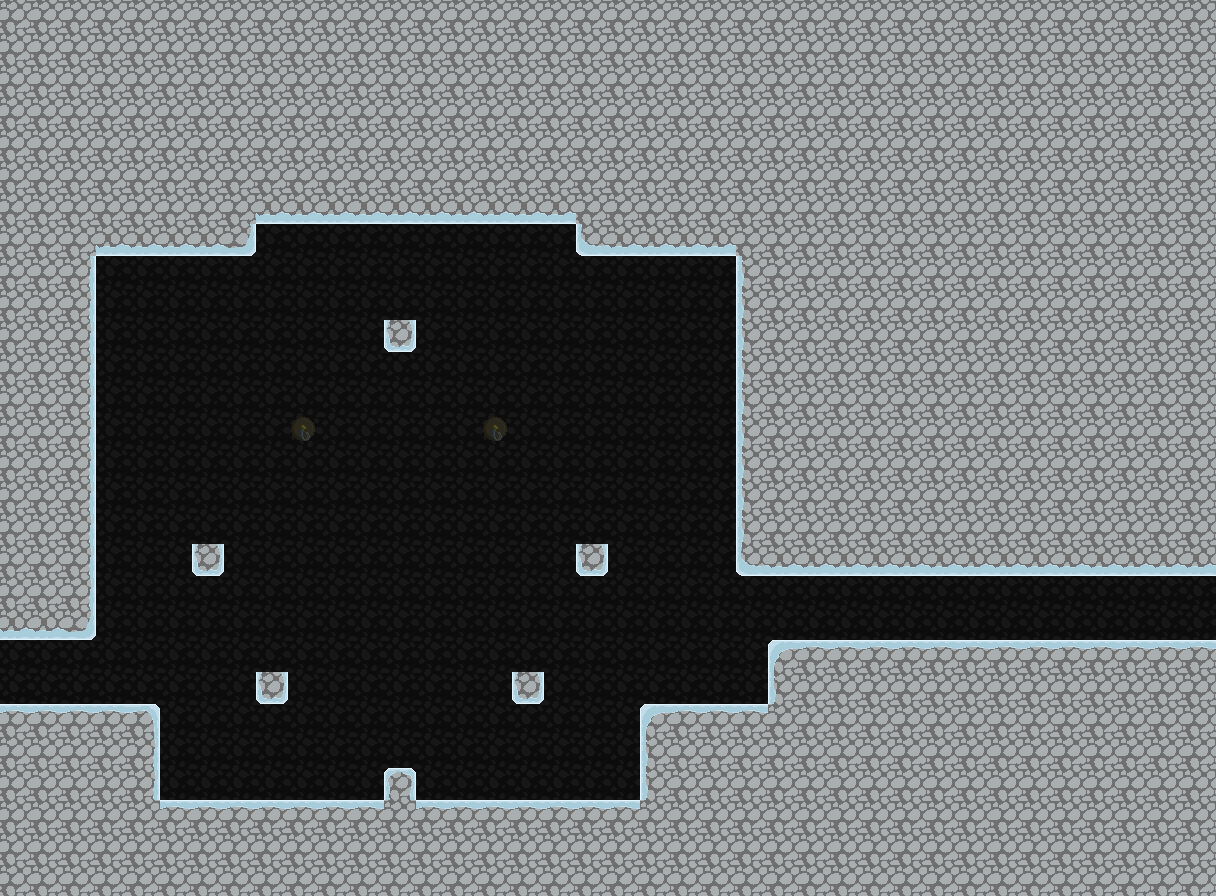

This is a level from a 2D game, rendered from its Tiled map with the project's own tilesets. A one-line summary and the complete map file follow:
An orthogonal 38x28 tile map with 32x32 px tiles, 2 tile layers (tilemap, foreground) and 15 objects (6x lever, 6x door, 2x travelPoint, jadedragon).

<map version="1.0" orientation="orthogonal" width="38" height="28" tilewidth="32" tileheight="32">
 <tileset firstgid="1" name="tilemap" tilewidth="32" tileheight="32">
  <image source="gfx/tilemap.png" width="192" height="320" />
 </tileset>
 <layer name="tilemap" width="38" height="28" opacity="0.34">
  <data encoding="csv">
9,9,9,9,9,9,9,9,9,9,9,9,9,9,9,9,9,9,9,9,9,9,9,9,9,9,9,9,9,9,9,9,9,9,9,9,9,9,
9,9,9,9,9,9,9,9,9,9,9,9,9,9,9,9,9,9,9,9,9,9,9,9,9,9,9,9,9,9,9,9,9,9,9,9,9,9,
9,9,9,9,9,9,9,9,9,9,9,9,9,9,9,9,9,9,9,9,9,9,9,9,9,9,9,9,9,9,9,9,9,9,9,9,9,9,
9,9,9,9,9,9,9,9,9,9,9,9,9,9,9,9,9,9,9,9,9,9,9,9,9,9,9,9,9,9,9,9,9,9,9,9,9,9,
9,9,9,9,9,9,9,9,9,9,9,9,9,9,9,9,9,9,9,9,9,9,9,9,9,9,9,9,9,9,9,9,9,9,9,9,9,9,
9,9,9,9,9,9,9,9,9,9,9,9,9,9,9,9,9,9,9,9,9,9,9,9,9,9,9,9,9,9,9,9,9,9,9,9,9,9,
9,9,9,9,9,9,9,9,9,9,9,9,9,9,9,9,9,9,9,9,9,9,9,9,9,9,9,9,9,9,9,9,9,9,9,9,9,9,
9,9,9,9,9,9,9,9,9,9,9,9,9,9,9,9,9,9,9,9,9,9,9,9,9,9,9,9,9,9,9,9,9,9,9,9,9,9,
9,9,9,9,9,9,9,9,9,9,9,9,9,9,9,9,9,9,9,9,9,9,9,9,9,9,9,9,9,9,9,9,9,9,9,9,9,9,
9,9,9,9,9,9,9,9,9,9,9,9,9,9,9,9,9,9,9,9,9,9,9,9,9,9,9,9,9,9,9,9,9,9,9,9,9,9,
9,9,9,9,9,9,9,9,9,9,9,9,9,9,9,9,9,9,9,9,9,9,9,9,9,9,9,9,9,9,9,9,9,9,9,9,9,9,
9,9,9,9,9,9,9,9,9,9,9,9,9,9,9,9,9,9,9,9,9,9,9,9,9,9,9,9,9,9,9,9,9,9,9,9,9,9,
9,9,9,9,9,9,9,9,9,9,9,9,9,9,9,9,9,9,9,9,9,9,9,9,9,9,9,9,9,9,9,9,9,9,9,9,9,9,
9,9,9,9,9,9,9,9,9,40,9,9,9,9,9,40,9,9,9,9,9,9,9,9,9,9,9,9,9,9,9,9,9,9,9,9,9,9,
9,9,9,9,9,9,9,9,9,9,9,9,9,9,9,9,9,9,9,9,9,9,9,9,9,9,9,9,9,9,9,9,9,9,9,9,9,9,
9,9,9,9,9,9,9,9,9,9,9,9,9,9,9,9,9,9,9,9,9,9,9,9,9,9,9,9,9,9,9,9,9,9,9,9,9,9,
9,9,9,9,9,9,9,9,9,9,9,9,9,9,9,9,9,9,9,9,9,9,9,9,9,9,9,9,9,9,9,9,9,9,9,9,9,9,
9,9,9,9,9,9,9,9,9,9,9,9,9,9,9,9,9,9,9,9,9,9,9,9,9,9,9,9,9,9,9,9,9,9,9,9,9,9,
9,9,9,9,9,9,9,9,9,9,9,9,9,9,9,9,9,9,9,9,9,9,9,9,9,9,9,9,9,9,9,9,9,9,9,9,9,9,
9,9,9,9,9,9,9,9,9,9,9,9,9,9,9,9,9,9,9,9,9,9,9,9,9,9,9,9,9,9,9,9,9,9,9,9,9,9,
9,9,9,9,9,9,9,9,9,9,9,9,9,9,9,9,9,9,9,9,9,9,9,9,9,9,9,9,9,9,9,9,9,9,9,9,9,9,
9,9,9,9,9,9,9,9,9,9,9,9,9,9,9,9,9,9,9,9,9,9,9,9,9,9,9,9,9,9,9,9,9,9,9,9,9,9,
9,9,9,9,9,9,9,9,9,9,9,9,9,9,9,9,9,9,9,9,9,9,9,9,9,9,9,9,9,9,9,9,9,9,9,9,9,9,
9,9,9,9,9,9,9,9,9,9,9,9,9,9,9,9,9,9,9,9,9,9,9,9,9,9,9,9,9,9,9,9,9,9,9,9,9,9,
9,9,9,9,9,9,9,9,9,9,9,9,9,9,9,9,9,9,9,9,9,9,9,9,9,9,9,9,9,9,9,9,9,9,9,9,9,9,
9,9,9,9,9,9,9,9,9,9,9,9,9,9,9,9,9,9,9,9,9,9,9,9,9,9,9,9,9,9,9,9,9,9,9,9,9,9,
9,9,9,9,9,9,9,9,9,9,9,9,9,9,9,9,9,9,9,9,9,9,9,9,9,9,9,9,9,9,9,9,9,9,9,9,9,9,
9,9,9,9,9,9,9,9,9,9,9,9,9,9,9,9,9,9,9,9,9,9,9,9,9,9,9,9,9,9,9,9,9,9,9,9,9,9
</data>
 </layer>
 <layer name="foreground" width="38" height="28">
  <data encoding="csv">
11,11,11,11,11,11,11,11,11,11,11,11,11,11,11,11,11,11,11,11,11,11,11,11,11,11,11,11,11,11,11,11,11,11,11,11,11,11,
11,11,11,11,11,11,11,11,11,11,11,11,11,11,11,11,11,11,11,11,11,11,11,11,11,11,11,11,11,11,11,11,11,11,11,11,11,11,
11,11,11,11,11,11,11,11,11,11,11,11,11,11,11,11,11,11,11,11,11,11,11,11,11,11,11,11,11,11,11,11,11,11,11,11,11,11,
11,11,11,11,11,11,11,11,11,11,11,11,11,11,11,11,11,11,11,11,11,11,11,11,11,11,11,11,11,11,11,11,11,11,11,11,11,11,
11,11,11,11,11,11,11,11,11,11,11,11,11,11,11,11,11,11,11,11,11,11,11,11,11,11,11,11,11,11,11,11,11,11,11,11,11,11,
11,11,11,11,11,11,11,11,11,11,11,11,11,11,11,11,11,11,11,11,11,11,11,11,11,11,11,11,11,11,11,11,11,11,11,11,11,11,
11,11,11,11,11,11,11,11,17,17,17,17,17,17,17,17,17,17,11,11,11,11,11,11,11,11,11,11,11,11,11,11,11,11,11,11,11,11,
11,11,11,17,17,17,17,18,0,0,0,0,0,0,0,0,0,0,16,17,17,17,17,11,11,11,11,11,11,11,11,11,11,11,11,11,11,11,
11,11,12,0,0,0,0,0,0,0,0,0,0,0,0,0,0,0,0,0,0,0,0,10,11,11,11,11,11,11,11,11,11,11,11,11,11,11,
11,11,12,0,0,0,0,0,0,0,0,0,0,0,0,0,0,0,0,0,0,0,0,10,11,11,11,11,11,11,11,11,11,11,11,11,11,11,
11,11,12,0,0,0,0,0,0,0,0,0,7,0,0,0,0,0,0,0,0,0,0,10,11,11,11,11,11,11,11,11,11,11,11,11,11,11,
11,11,12,0,0,0,0,0,0,0,0,0,0,0,0,0,0,0,0,0,0,0,0,10,11,11,11,11,11,11,11,11,11,11,11,11,11,11,
11,11,12,0,0,0,0,0,0,0,0,0,0,0,0,0,0,0,0,0,0,0,0,10,11,11,11,11,11,11,11,11,11,11,11,11,11,11,
11,11,12,0,0,0,0,0,0,0,0,0,0,0,0,0,0,0,0,0,0,0,0,10,11,11,11,11,11,11,11,11,11,11,11,11,11,11,
11,11,12,0,0,0,0,0,0,0,0,0,0,0,0,0,0,0,0,0,0,0,0,10,11,11,11,11,11,11,11,11,11,11,11,11,11,11,
11,11,12,0,0,0,0,0,0,0,0,0,0,0,0,0,0,0,0,0,0,0,0,10,11,11,11,11,11,11,11,11,11,11,11,11,11,11,
11,11,12,0,0,0,0,0,0,0,0,0,0,0,0,0,0,0,0,0,0,0,0,10,11,11,11,11,11,11,11,11,11,11,11,11,11,11,
11,11,12,0,0,0,7,0,0,0,0,0,0,0,0,0,0,0,7,0,0,0,0,16,17,17,17,17,17,17,17,17,17,17,17,17,17,17,
11,11,12,0,0,0,0,0,0,0,0,0,0,0,0,0,0,0,0,0,0,0,0,0,0,0,0,0,0,0,0,0,0,0,0,0,0,0,
17,17,18,0,0,0,0,0,0,0,0,0,0,0,0,0,0,0,0,0,0,0,0,0,0,0,0,0,0,0,0,0,0,0,0,0,0,0,
0,0,0,0,0,0,0,0,0,0,0,0,0,0,0,0,0,0,0,0,0,0,0,0,4,5,5,5,5,5,5,5,5,5,5,5,5,5,
0,0,0,0,0,0,0,0,7,0,0,0,0,0,0,0,7,0,0,0,0,0,0,0,10,11,11,11,11,11,11,11,11,11,11,11,11,11,
5,5,5,5,6,0,0,0,0,0,0,0,0,0,0,0,0,0,0,0,4,5,5,5,11,11,11,11,11,11,11,11,11,11,11,11,11,11,
11,11,11,11,12,0,0,0,0,0,0,0,0,0,0,0,0,0,0,0,10,11,11,11,11,11,11,11,11,11,11,11,11,11,11,11,11,11,
11,11,11,11,12,0,0,0,0,0,0,0,1,0,0,0,0,0,0,0,10,11,11,11,11,11,11,11,11,11,11,11,11,11,11,11,11,11,
11,11,11,11,11,5,5,5,5,5,5,5,11,5,5,5,5,5,5,5,11,11,11,11,11,11,11,11,11,11,11,11,11,11,11,11,11,11,
11,11,11,11,11,11,11,11,11,11,11,11,11,11,11,11,11,11,11,11,11,11,11,11,11,11,11,11,11,11,11,11,11,11,11,11,11,11,
11,11,11,11,11,11,11,11,11,11,11,11,11,11,11,11,11,11,11,11,11,11,11,11,11,11,11,11,11,11,11,11,11,11,11,11,11,11
</data>
 </layer>
 <objectgroup name="objects" width="38" height="28">
  <object name="room6-0to4-0" type="travelPoint" x="0" y="640" width="32" height="64">
   <properties>
    <property name="map" value="room4-0" />
    <property name="target" value="room4-0to6-0" />
   </properties>
  </object>
  <object name="room6-0to6-1" type="travelPoint" x="1184" y="576" width="32" height="64">
   <properties>
    <property name="map" value="room6-1" />
    <property name="target" value="room6-1to6-0" />
   </properties>
  </object>
  <object name="room6-0door1lever" type="lever" x="384" y="736" width="32" height="32">
   <properties>
    <property name="door" value="room6-0door1" />
   </properties>
  </object>
  <object name="room6-0door1" type="door" x="768" y="576" width="32" height="64" />
  <object name="room6-0door2" type="door" x="832" y="576" width="32" height="64" />
  <object name="room6-0door3" type="door" x="896" y="576" width="32" height="64" />
  <object name="room6-0door4" type="door" x="960" y="576" width="32" height="64" />
  <object name="room6-0door5" type="door" x="1024" y="576" width="32" height="64" />
  <object name="room6-0door6" type="door" x="1088" y="576" width="32" height="64" />
  <object name="room6-0door2lever" type="lever" x="256" y="640" width="32" height="32">
   <properties>
    <property name="door" value="room6-0door2" />
   </properties>
  </object>
  <object name="room6-0door3lever" type="lever" x="192" y="512" width="32" height="32">
   <properties>
    <property name="door" value="room6-0door3" />
   </properties>
  </object>
  <object name="room6-0door4lever" type="lever" x="384" y="288" width="32" height="32">
   <properties>
    <property name="door" value="room6-0door4" />
   </properties>
  </object>
  <object name="room6-0door5lever" type="lever" x="576" y="512" width="32" height="32">
   <properties>
    <property name="door" value="room6-0door5" />
   </properties>
  </object>
  <object name="room6-0door6lever" type="lever" x="512" y="640" width="32" height="32">
   <properties>
    <property name="door" value="room6-0door6" />
   </properties>
  </object>
  <object type="jadedragon" x="384" y="512" width="32" height="32">
   <properties>
    <property name="delay" value="0" />
    <property name="interval" value="2" />
   </properties>
  </object>
 </objectgroup>
</map>
